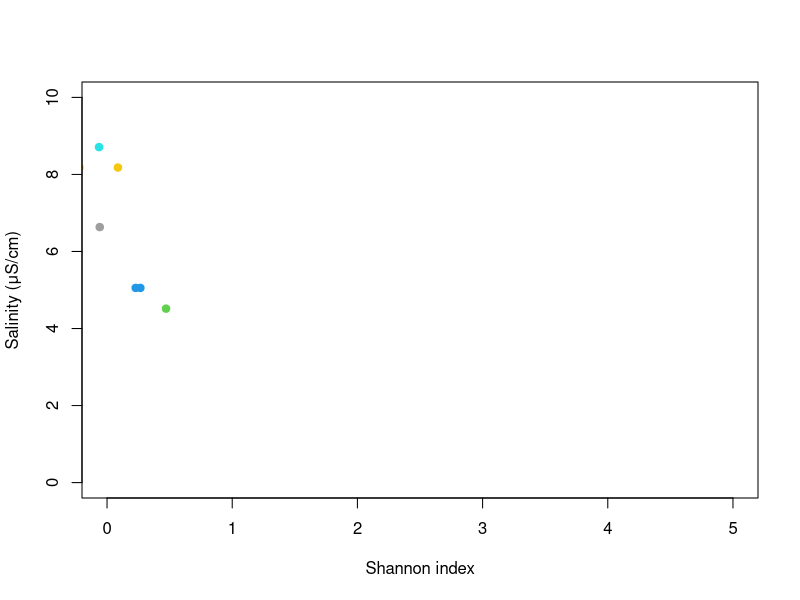
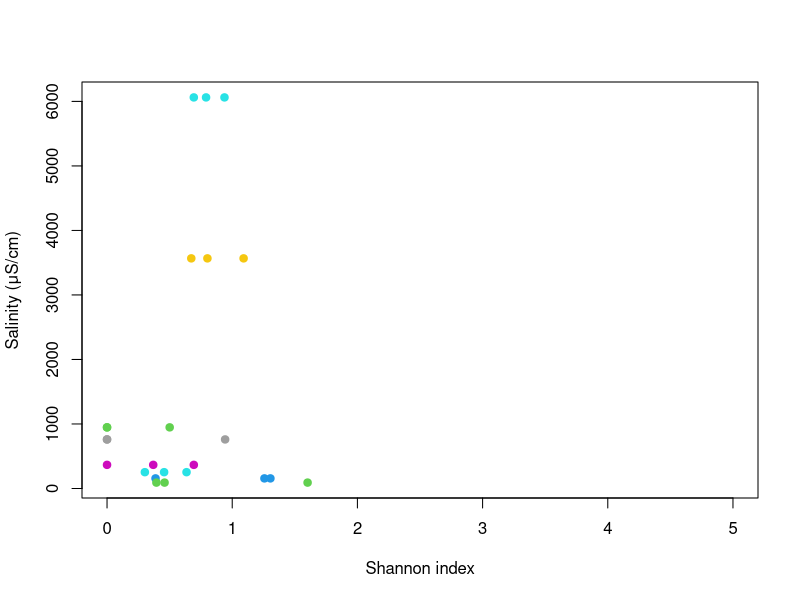

The R script that drew these images, in order:
#loading package
library(tidyverse)

#loading data
#set your own
getwd()
setwd("C:/Users/ASUS/Documents/RStudio")  

mydata <- read.csv("shannon_salinity.csv", sep=",")

##head
head(mydata)
summary (mydata)


#Results bareground
shapiro.test (mydata$shannon)
shapiro.test (mydata$salinity)
#test non paramétrique
cor.test(mydata$salinity,mydata$shannon, method="spearman")

plot(log(mydata$salinity)~log(mydata$shannon),xlab="Shannon index",ylab="Salinity (μS/cm)",col=mydata$salinity,pch=19, xlim=c(0,5), ylim=c(0,10))
plot(mydata$salinity~mydata$shannon,xlab="Shannon index",ylab="Salinity (μS/cm)",col=mydata$salinity,pch=19, xlim=c(0,5))
